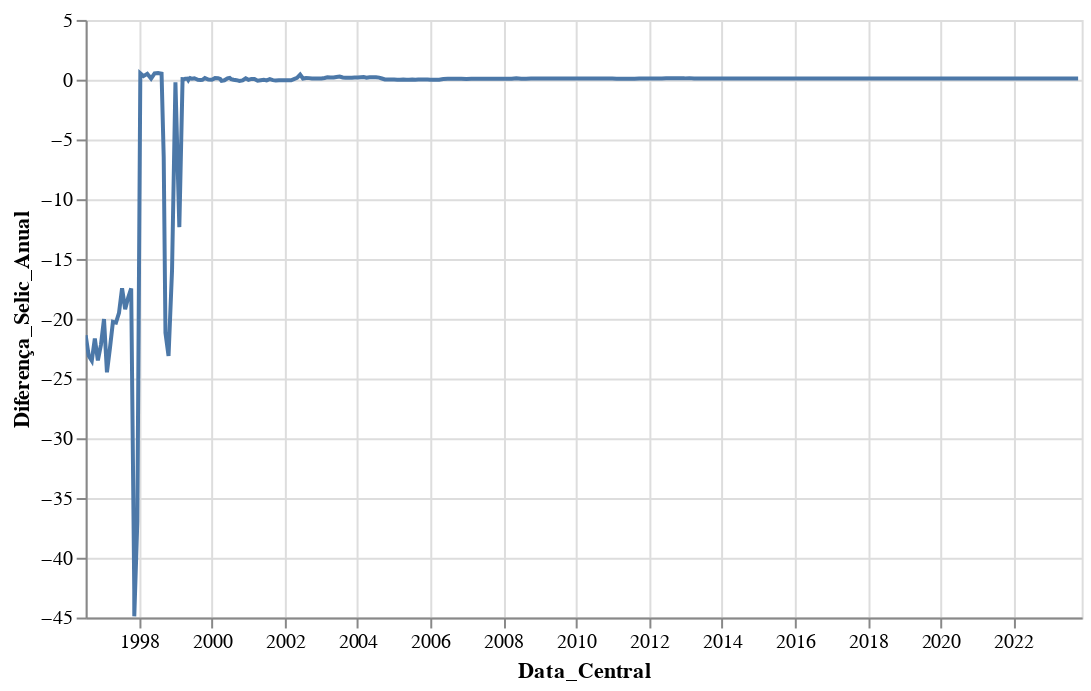

Notebook cell for this chart:
### Code cell
#plot interativo com altair
import altair as alt

alt.Chart(df_filtered).mark_line().encode(
    x='Data_Central',
    y='Diferença_Selic_Anual'
).interactive(
).properties(
    width=500,
    height=300
)

### Figure 1 — Vega-Lite specification as saved in the notebook (floating-point values rounded to 4 significant figures; data arrays with more than 128 entries replaced by an {"elided": "..."} marker saying what was removed)
{"config": {"view": {"continuousWidth": 300, "continuousHeight": 300}}, "data": {"name": "data-1f22c789927d78f344330c8aac9ba3f2"}, "mark": {"type": "line"}, "encoding": {"x": {"field": "Data_Central", "type": "temporal"}, "y": {"field": "Diferença_Selic_Anual", "type": "quantitative"}}, "height": 300, "params": [{"name": "param_2", "select": {"type": "interval", "encodings": ["x", "y"]}, "bind": "scales"}], "width": 500, "$schema": "https://vega.github.io/schema/vega-lite/v5.15.1.json", "datasets": {"data-1f22c789927d78f344330c8aac9ba3f2": {"elided": "266 records"}}}
